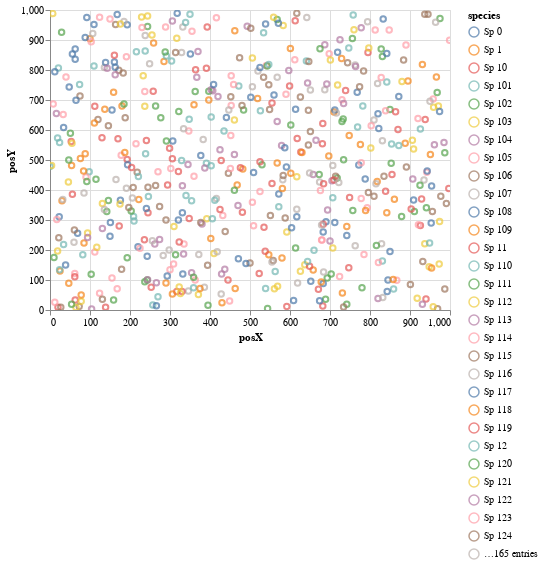

Notebook code cell kept with this figure:
### Code cell
# plot the dataset, referencing dataframe column names
alt.Chart(pop5).mark_point().encode(
  x='posX',
  y='posY',
  color='species'
).interactive()

### Figure 1 — Vega-Lite specification as saved in the notebook (floating-point values rounded to 4 significant figures; data arrays with more than 128 entries replaced by an {"elided": "..."} marker saying what was removed)
{"config": {"view": {"continuousWidth": 400, "continuousHeight": 300}}, "data": {"name": "data-17114d98bb01bfee1cd1fd2a3c2ea053"}, "mark": "point", "encoding": {"color": {"type": "nominal", "field": "species"}, "x": {"type": "quantitative", "field": "posX"}, "y": {"type": "quantitative", "field": "posY"}}, "selection": {"selector010": {"type": "interval", "bind": "scales", "encodings": ["x", "y"]}}, "$schema": "https://vega.github.io/schema/vega-lite/v4.8.1.json", "datasets": {"data-17114d98bb01bfee1cd1fd2a3c2ea053": {"elided": "600 records"}}}
